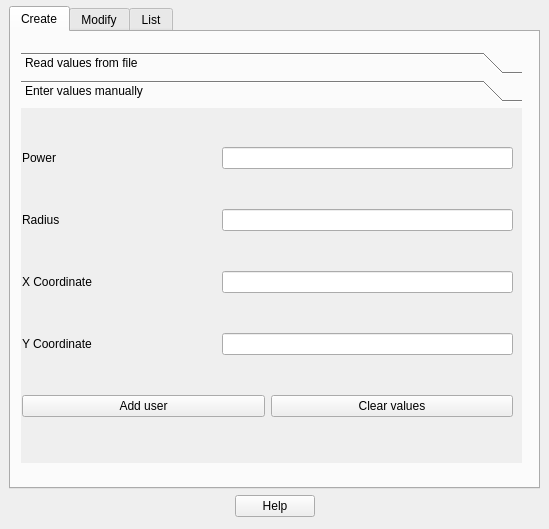
<?xml version="1.0" encoding="UTF-8"?>
<ui version="4.0">
 <class>UserDialog</class>
 <widget class="QDialog" name="UserDialog">
  <property name="geometry">
   <rect>
    <x>0</x>
    <y>0</y>
    <width>549</width>
    <height>529</height>
   </rect>
  </property>
  <property name="windowTitle">
   <string>Dialog</string>
  </property>
  <widget class="QWidget" name="verticalLayoutWidget">
   <property name="geometry">
    <rect>
     <x>9</x>
     <y>6</y>
     <width>531</width>
     <height>511</height>
    </rect>
   </property>
   <layout class="QVBoxLayout" name="verticalLayout">
    <item>
     <widget class="QTabWidget" name="tabWidget">
      <property name="currentIndex">
       <number>0</number>
      </property>
      <widget class="QWidget" name="CreateTab">
       <attribute name="title">
        <string>Create</string>
       </attribute>
       <widget class="QToolBox" name="toolBox">
        <property name="geometry">
         <rect>
          <x>10</x>
          <y>20</y>
          <width>501</width>
          <height>411</height>
         </rect>
        </property>
        <property name="currentIndex">
         <number>1</number>
        </property>
        <widget class="QWidget" name="readFromFile">
         <property name="geometry">
          <rect>
           <x>0</x>
           <y>0</y>
           <width>501</width>
           <height>349</height>
          </rect>
         </property>
         <attribute name="label">
          <string>Read values from file</string>
         </attribute>
         <widget class="QWidget" name="verticalLayoutWidget_2">
          <property name="geometry">
           <rect>
            <x>4</x>
            <y>5</y>
            <width>491</width>
            <height>321</height>
           </rect>
          </property>
          <layout class="QVBoxLayout" name="verticalLayout_2">
           <item>
            <layout class="QHBoxLayout" name="horizontalLayout">
             <item>
              <widget class="QLabel" name="fileLabel">
               <property name="text">
                <string>File name</string>
               </property>
              </widget>
             </item>
             <item>
              <widget class="QLineEdit" name="fileNameEdit"/>
             </item>
             <item>
              <widget class="QPushButton" name="browseFile">
               <property name="text">
                <string>Browse</string>
               </property>
              </widget>
             </item>
            </layout>
           </item>
           <item>
            <widget class="QTableWidget" name="tableWidget"/>
           </item>
           <item>
            <layout class="QHBoxLayout" name="horizontalLayout_8">
             <item>
              <widget class="QPushButton" name="addAllBtn">
               <property name="text">
                <string>Add users</string>
               </property>
              </widget>
             </item>
             <item>
              <widget class="QPushButton" name="clearFileBtn">
               <property name="text">
                <string>Clear values</string>
               </property>
              </widget>
             </item>
            </layout>
           </item>
          </layout>
         </widget>
        </widget>
        <widget class="QWidget" name="readFromManual">
         <property name="geometry">
          <rect>
           <x>0</x>
           <y>0</y>
           <width>501</width>
           <height>349</height>
          </rect>
         </property>
         <attribute name="label">
          <string>Enter values manually</string>
         </attribute>
         <widget class="QWidget" name="verticalLayoutWidget_3">
          <property name="geometry">
           <rect>
            <x>1</x>
            <y>5</y>
            <width>491</width>
            <height>341</height>
           </rect>
          </property>
          <layout class="QVBoxLayout" name="verticalLayout_7">
           <item>
            <layout class="QHBoxLayout" name="horizontalLayout_3" stretch="4,6">
             <item>
              <widget class="QLabel" name="label">
               <property name="text">
                <string>Power</string>
               </property>
              </widget>
             </item>
             <item>
              <widget class="QLineEdit" name="powerInput"/>
             </item>
            </layout>
           </item>
           <item>
            <layout class="QHBoxLayout" name="horizontalLayout_4" stretch="4,6">
             <item>
              <widget class="QLabel" name="label_2">
               <property name="text">
                <string>Radius</string>
               </property>
              </widget>
             </item>
             <item>
              <widget class="QLineEdit" name="radiusInput"/>
             </item>
            </layout>
           </item>
           <item>
            <layout class="QHBoxLayout" name="horizontalLayout_5" stretch="4,6">
             <item>
              <widget class="QLabel" name="label_3">
               <property name="text">
                <string>X Coordinate</string>
               </property>
              </widget>
             </item>
             <item>
              <widget class="QLineEdit" name="xInput"/>
             </item>
            </layout>
           </item>
           <item>
            <layout class="QHBoxLayout" name="horizontalLayout_6" stretch="4,6">
             <item>
              <widget class="QLabel" name="label_4">
               <property name="text">
                <string>Y Coordinate</string>
               </property>
              </widget>
             </item>
             <item>
              <widget class="QLineEdit" name="yInput"/>
             </item>
            </layout>
           </item>
           <item>
            <layout class="QHBoxLayout" name="horizontalLayout_7">
             <item>
              <widget class="QPushButton" name="addBtnManual">
               <property name="text">
                <string>Add user</string>
               </property>
              </widget>
             </item>
             <item>
              <widget class="QPushButton" name="clearBtnCreate">
               <property name="text">
                <string>Clear values</string>
               </property>
              </widget>
             </item>
            </layout>
           </item>
          </layout>
         </widget>
        </widget>
       </widget>
      </widget>
      <widget class="QWidget" name="ModifyTab">
       <attribute name="title">
        <string>Modify</string>
       </attribute>
       <widget class="Line" name="line">
        <property name="geometry">
         <rect>
          <x>17</x>
          <y>80</y>
          <width>491</width>
          <height>20</height>
         </rect>
        </property>
        <property name="orientation">
         <enum>Qt::Horizontal</enum>
        </property>
       </widget>
       <widget class="QWidget" name="horizontalLayoutWidget">
        <property name="geometry">
         <rect>
          <x>20</x>
          <y>10</y>
          <width>371</width>
          <height>80</height>
         </rect>
        </property>
        <layout class="QHBoxLayout" name="horizontalLayout_2">
         <item>
          <widget class="QLabel" name="label_5">
           <property name="text">
            <string>Choose a user to edit:</string>
           </property>
          </widget>
         </item>
         <item>
          <widget class="QComboBox" name="tmitDropDown">
           <property name="currentText">
            <string/>
           </property>
          </widget>
         </item>
        </layout>
       </widget>
       <widget class="QWidget" name="verticalLayoutWidget_4">
        <property name="geometry">
         <rect>
          <x>20</x>
          <y>90</y>
          <width>491</width>
          <height>341</height>
         </rect>
        </property>
        <layout class="QVBoxLayout" name="modifyLayout">
         <item>
          <layout class="QHBoxLayout" name="horizontalLayout_9" stretch="4,6">
           <item>
            <widget class="QLabel" name="label_6">
             <property name="text">
              <string>Power</string>
             </property>
            </widget>
           </item>
           <item>
            <widget class="QLineEdit" name="powerInputModify"/>
           </item>
          </layout>
         </item>
         <item>
          <layout class="QHBoxLayout" name="horizontalLayout_10" stretch="4,6">
           <item>
            <widget class="QLabel" name="label_7">
             <property name="text">
              <string>Radius</string>
             </property>
            </widget>
           </item>
           <item>
            <widget class="QLineEdit" name="radiusInputModify"/>
           </item>
          </layout>
         </item>
         <item>
          <layout class="QHBoxLayout" name="horizontalLayout_11" stretch="4,6">
           <item>
            <widget class="QLabel" name="label_8">
             <property name="text">
              <string>X Coordinate</string>
             </property>
            </widget>
           </item>
           <item>
            <widget class="QLineEdit" name="xInputModify"/>
           </item>
          </layout>
         </item>
         <item>
          <layout class="QHBoxLayout" name="horizontalLayout_12" stretch="4,6">
           <item>
            <widget class="QLabel" name="label_9">
             <property name="text">
              <string>Y Coordinate</string>
             </property>
            </widget>
           </item>
           <item>
            <widget class="QLineEdit" name="yInputModify"/>
           </item>
          </layout>
         </item>
         <item>
          <layout class="QHBoxLayout" name="horizontalLayout_13">
           <item>
            <widget class="QPushButton" name="ModifyBtn">
             <property name="text">
              <string>Apply user changes</string>
             </property>
            </widget>
           </item>
          </layout>
         </item>
        </layout>
       </widget>
      </widget>
      <widget class="QWidget" name="ListTab">
       <attribute name="title">
        <string>List</string>
       </attribute>
       <widget class="QTableView" name="ListTableView">
        <property name="geometry">
         <rect>
          <x>5</x>
          <y>11</y>
          <width>511</width>
          <height>431</height>
         </rect>
        </property>
       </widget>
      </widget>
     </widget>
    </item>
    <item>
     <widget class="QDialogButtonBox" name="ListButtonBox">
      <property name="orientation">
       <enum>Qt::Horizontal</enum>
      </property>
      <property name="standardButtons">
       <set>QDialogButtonBox::Help</set>
      </property>
      <property name="centerButtons">
       <bool>true</bool>
      </property>
     </widget>
    </item>
   </layout>
  </widget>
 </widget>
 <resources/>
 <connections/>
</ui>
